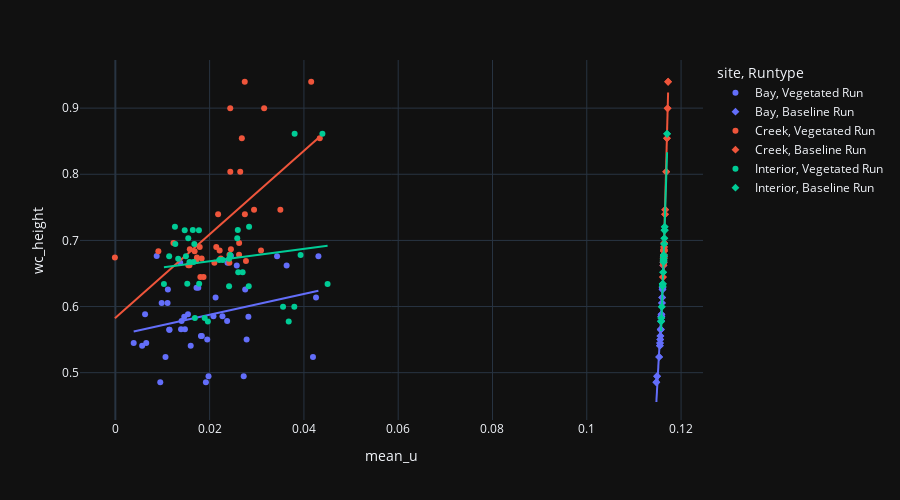

Notebook code cell kept with this figure:
### Code cell
fig = px.scatter(dff, x='mean_u', y='wc_height', trendline='ols', symbol='Runtype', color='site', template='plotly_dark')
fig.update_layout(
    height=500,
    autosize=True,)
fig.show()
